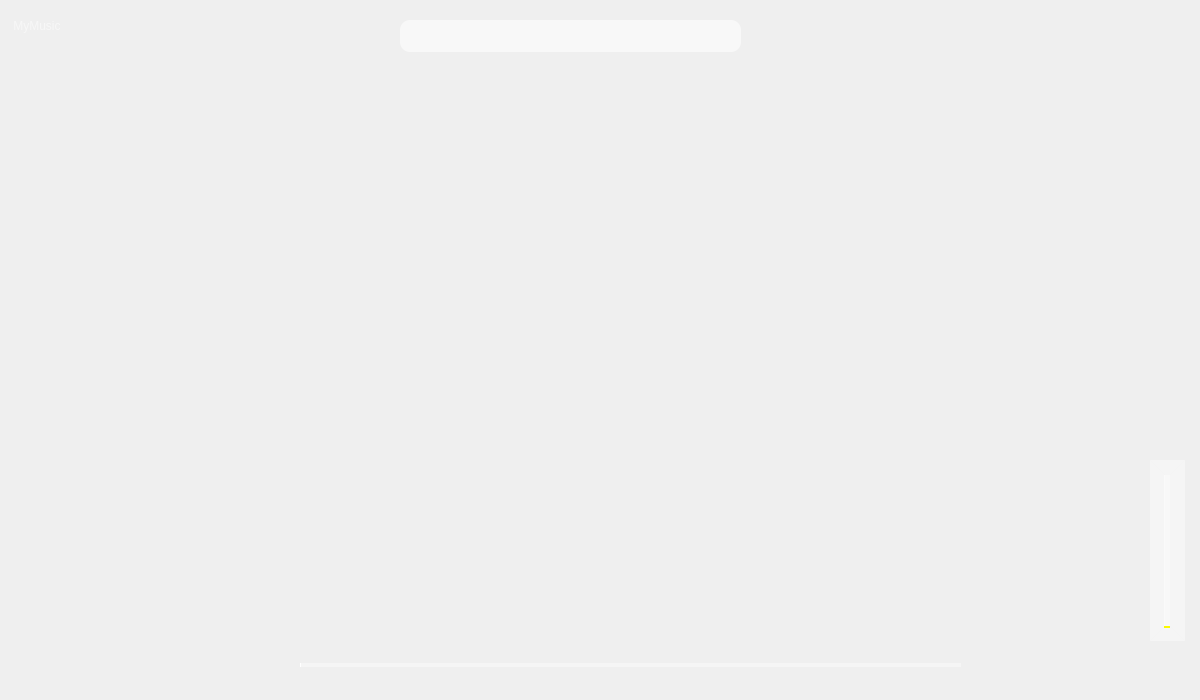
  <widget class="QFrame" name="frame">
   <property name="enabled">
    <bool>true</bool>
   </property>
   <property name="geometry">
    <rect>
     <x>10</x>
     <y>10</y>
     <width>1200</width>
     <height>700</height>
    </rect>
   </property>
   <property name="minimumSize">
    <size>
     <width>1200</width>
     <height>700</height>
    </size>
   </property>
   <property name="maximumSize">
    <size>
     <width>1200</width>
     <height>700</height>
    </size>
   </property>
   <property name="contextMenuPolicy">
    <enum>Qt::CustomContextMenu</enum>
   </property>
   <property name="styleSheet">
    <string notr="true">QFrame#frame{
border-radius:5px;border-image: url(:/image/image/background/bg3.jpg);
}</string>
   </property>
   <property name="frameShape">
    <enum>QFrame::NoFrame</enum>
   </property>
   <property name="frameShadow">
    <enum>QFrame::Sunken</enum>
   </property>
   <property name="lineWidth">
    <number>1</number>
   </property>
   <widget class="QPushButton" name="pushButton_17">
    <property name="geometry">
     <rect>
      <x>1165</x>
      <y>0</y>
      <width>32</width>
      <height>32</height>
     </rect>
    </property>
    <property name="cursor">
     <cursorShape>PointingHandCursor</cursorShape>
    </property>
    <property name="styleSheet">
     <string notr="true">QPushButton
{
border-radius:0px;
background-image: url(:/image/image/quit.png);
background-color: rgba(255, 255, 255,0);
background-repeat:no-repeat;
border:none;
background-position:center center;

}
QPushButton:hover{

background-color: rgba(230,0,0,0.5);
}
QPushButton:pressed{
background-color: rgba(95, 95, 95,100);
border-color:rgba(255,255,255,30);
border-style:inset;
color:rgba(0,0,0,100);

}
</string>
    </property>
    <property name="text">
     <string/>
    </property>
   </widget>
   <widget class="QPushButton" name="pushButton_16">
    <property name="geometry">
     <rect>
      <x>1100</x>
      <y>0</y>
      <width>32</width>
      <height>32</height>
     </rect>
    </property>
    <property name="cursor">
     <cursorShape>PointingHandCursor</cursorShape>
    </property>
    <property name="styleSheet">
     <string notr="true">QPushButton
{
border-radius:0px;
background-image: url(:/image/image/min.png);
background-color: rgba(255, 255, 255,0);
background-repeat:no-repeat;
border:none;
background-position:center center;

}

QPushButton:hover{



	background-color: rgb(255, 255, 255,100);


}
QPushButton:pressed{
	background-color: rgba(95, 95, 95,100);
border-color:rgba(255,255,255,30);
border-style:inset;
color:rgba(0,0,0,100);

}
</string>
    </property>
    <property name="text">
     <string/>
    </property>
   </widget>
   <widget class="QPushButton" name="pushButton_8">
    <property name="geometry">
     <rect>
      <x>1150</x>
      <y>650</y>
      <width>32</width>
      <height>32</height>
     </rect>
    </property>
    <property name="cursor">
     <cursorShape>PointingHandCursor</cursorShape>
    </property>
    <property name="styleSheet">
     <string notr="true">QPushButton
{

background-repeat:no-repeat;
background-position:center center;
border:none;

}

QPushButton:hover{


background-repeat:no-repeat;
background-position:center center;


}
QPushButton:pressed{

background-repeat:no-repeat;
background-position:center center;

}
</string>
    </property>
    <property name="text">
     <string/>
    </property>
   </widget>
   <widget class="QSlider" name="verticalSlider">
    <property name="geometry">
     <rect>
      <x>1150</x>
      <y>460</y>
      <width>35</width>
      <height>181</height>
     </rect>
    </property>
    <property name="cursor">
     <cursorShape>PointingHandCursor</cursorShape>
    </property>
    <property name="styleSheet">
     <string notr="true"> QSlider 
    {  
        background-color: rgba(255,255,255,0.2);
        min-width:5px; 
        max-width:5px;
        border:15px solid rgba(255,255,255,0.2); 
    }
     QSlider::add-page:vertical
     {      
       
	    background-color: rgb(250, 250, 0);
        width:4px;
     }
     QSlider::sub-page:vertical  
    {
        background-color: rgba(255,255,255,0.5); 
        width:4px;
     }
    QSlider::groove:vertical 
    {
        background:transparent;
        width:6px;
    }
    QSlider::handle:vertical 
    {
         height: 13px;
        width:13px;
 
 margin: -0 -4px; 
	border-image: url(:/image/image/圆形 (10).png);
     }</string>
    </property>
    <property name="orientation">
     <enum>Qt::Vertical</enum>
    </property>
    <property name="tickPosition">
     <enum>QSlider::NoTicks</enum>
    </property>
   </widget>
   <widget class="QPushButton" name="pushButton_19">
    <property name="geometry">
     <rect>
      <x>1132</x>
      <y>0</y>
      <width>32</width>
      <height>32</height>
     </rect>
    </property>
    <property name="styleSheet">
     <string notr="true">QPushButton
{
border-radius:0px;
background-image: url(:/image/image/max.png);
background-color: rgba(255, 255, 255,0);
background-repeat:no-repeat;
border:none;
background-position:center center;

}

QPushButton:hover{



	background-color: rgb(255, 255, 255,100);


}
QPushButton:pressed{
	background-color: rgba(95, 95, 95,100);
border-color:rgba(255,255,255,30);
border-style:inset;
color:rgba(0,0,0,100);

}
</string>
    </property>
    <property name="text">
     <string/>
    </property>
   </widget>
   <widget class="QSlider" name="horizontalSlider">
    <property name="geometry">
     <rect>
      <x>300</x>
      <y>650</y>
      <width>661</width>
      <height>31</height>
     </rect>
    </property>
    <property name="cursor">
     <cursorShape>PointingHandCursor</cursorShape>
    </property>
    <property name="styleSheet">
     <string notr="true">
    QSlider::add-page:Horizontal
     {     
background-color: rgba(255, 255, 255,100);
        height:4px;  
     } 
     QSlider::sub-page:Horizontal   
    {  
background-color: rgb(255, 255, 255);
        height:4px;
     }
    QSlider::groove:Horizontal   
    { 
        background:transparent; 
        height:4px;
    }  
    QSlider::handle:Horizontal  
    { 
        height:16px; 
        width:16px; 
	
	border-image: url(:/image/image/圆形 (9).png);
  margin: -6 0px; 
    }
      
</string>
    </property>
    <property name="orientation">
     <enum>Qt::Horizontal</enum>
    </property>
   </widget>
   <widget class="QPushButton" name="pushButton_7">
    <property name="geometry">
     <rect>
      <x>1066</x>
      <y>650</y>
      <width>32</width>
      <height>32</height>
     </rect>
    </property>
    <property name="cursor">
     <cursorShape>PointingHandCursor</cursorShape>
    </property>
    <property name="styleSheet">
     <string notr="true">QPushButton
{
background-image: url(:/image/image/image/position.png);
background-repeat:no-repeat;
background-position:center center;
border:none;

}

QPushButton:hover{
background-image: url(:/image/image/image-hover/position-hover.png);
background-repeat:no-repeat;
background-position:center center;


}
QPushButton:pressed{
background-image: url(:/image/image/image/position.png);
background-repeat:no-repeat;
background-position:center center;

}
</string>
    </property>
    <property name="text">
     <string/>
    </property>
   </widget>
   <widget class="QPushButton" name="pushButton">
    <property name="geometry">
     <rect>
      <x>916</x>
      <y>-32</y>
      <width>32</width>
      <height>32</height>
     </rect>
    </property>
    <property name="cursor">
     <cursorShape>PointingHandCursor</cursorShape>
    </property>
    <property name="styleSheet">
     <string notr="true">
QPushButton
{
color:transparent;
background-image: url(:/image/image/image/add.png);
background-repeat:no-repeat;
background-position:center center;
border:none;

}

QPushButton:hover{



	background-image: url(:/image/image/image-hover/add-hover.png);
background-repeat:no-repeat;
background-position:center center;


}
QPushButton:pressed{
background-image: url(:/image/image/image/add.png);
background-repeat:no-repeat;
background-position:center center;

}

</string>
    </property>
    <property name="text">
     <string/>
    </property>
   </widget>
   <widget class="QPushButton" name="pushButton_5">
    <property name="geometry">
     <rect>
      <x>1020</x>
      <y>-32</y>
      <width>32</width>
      <height>32</height>
     </rect>
    </property>
    <property name="cursor">
     <cursorShape>PointingHandCursor</cursorShape>
    </property>
    <property name="styleSheet">
     <string notr="true">QPushButton
{
color: rgba(255, 255, 255,0);
background-image: url(:/image/image/image/setting.png);
background-repeat:no-repeat;
background-position:center center;
border:none;

}

QPushButton:hover{



background-image: url(:/image/image/image-hover/setting.png);
background-repeat:no-repeat;
background-position:center center;


}
QPushButton:pressed{
background-image: url(:/image/image/image/setting.png);
background-repeat:no-repeat;
background-position:center center;

}

</string>
    </property>
    <property name="text">
     <string/>
    </property>
   </widget>
   <widget class="QPushButton" name="pushButton_6">
    <property name="geometry">
     <rect>
      <x>968</x>
      <y>-32</y>
      <width>32</width>
      <height>32</height>
     </rect>
    </property>
    <property name="cursor">
     <cursorShape>PointingHandCursor</cursorShape>
    </property>
    <property name="styleSheet">
     <string notr="true">QPushButton
{
background-image: url(:/image/image/face.png);
background-repeat:no-repeat;
background-position:center center;
border:none;
color:transparent;

}

QPushButton:hover{



background-image: url(:/image/image/face-hover.png);
background-repeat:no-repeat;
background-position:center center;


}
QPushButton:pressed{
 background-image: url(:/image/image/face.png);
background-repeat:no-repeat;
background-position:center center;

}
</string>
    </property>
    <property name="text">
     <string/>
    </property>
   </widget>
   <widget class="QPushButton" name="pushButton_13">
    <property name="geometry">
     <rect>
      <x>864</x>
      <y>-32</y>
      <width>32</width>
      <height>32</height>
     </rect>
    </property>
    <property name="cursor">
     <cursorShape>PointingHandCursor</cursorShape>
    </property>
    <property name="styleSheet">
     <string notr="true">QPushButton
{
color:transparent;
background-image: url(:/image/image/image/left-arrow.png);
background-repeat:no-repeat;
background-position:center center;
border:none;

}

QPushButton:hover{



	background-image: url(:/image/image/image-hover/left-arrow-hover.png);
background-repeat:no-repeat;
background-position:center center;


}
QPushButton:pressed{
background-image: url(:/image/image/image/left-arrow.png);
background-repeat:no-repeat;
background-position:center center;

}
</string>
    </property>
    <property name="text">
     <string/>
    </property>
   </widget>
   <widget class="QPushButton" name="open">
    <property name="geometry">
     <rect>
      <x>750</x>
      <y>20</y>
      <width>32</width>
      <height>32</height>
     </rect>
    </property>
    <property name="cursor">
     <cursorShape>PointingHandCursor</cursorShape>
    </property>
    <property name="toolTip">
     <string>搜索</string>
    </property>
    <property name="styleSheet">
     <string notr="true">QPushButton
{
background-image: url(:/image/image/image/sereach.png);
background-repeat:no-repeat;
background-position:center center;
border:none;

}

QPushButton:hover{


background-image: url(:/image/image/image-hover/sereach-hover.png);
background-repeat:no-repeat;
background-position:center center;


}
QPushButton:pressed{
background-image: url(:/image/image/image/sereach.png);
background-repeat:no-repeat;
background-position:center center;

}
</string>
    </property>
    <property name="text">
     <string/>
    </property>
   </widget>
   <widget class="QLineEdit" name="lineEdit">
    <property name="geometry">
     <rect>
      <x>400</x>
      <y>20</y>
      <width>341</width>
      <height>32</height>
     </rect>
    </property>
    <property name="cursor">
     <cursorShape>IBeamCursor</cursorShape>
    </property>
    <property name="toolTip">
     <string>输入歌曲或歌手</string>
    </property>
    <property name="statusTip">
     <string>输入歌曲</string>
    </property>
    <property name="styleSheet">
     <string notr="true">QLineEdit{
background-color: rgba(255, 255, 255,150);
border-style:outset;

border-width:0px;

border-radius:10px;
border-color: rgba(0,0,0,100);
font:bold 14px;
color:rgb(180,180,180);
padding:6px;
}</string>
    </property>
    <property name="inputMethodHints">
     <set>Qt::ImhNone</set>
    </property>
   </widget>
   <widget class="QPushButton" name="pushButton_11">
    <property name="geometry">
     <rect>
      <x>80</x>
      <y>60</y>
      <width>32</width>
      <height>32</height>
     </rect>
    </property>
    <property name="cursor">
     <cursorShape>PointingHandCursor</cursorShape>
    </property>
    <property name="styleSheet">
     <string notr="true">QPushButton
{
background-image: url(:/image/image/image/like.png);
background-repeat:no-repeat;
background-position:center center;
border:none;

}

QPushButton:hover{

	background-image: url(:/image/image/image-hover/like-hover.png);
background-repeat:no-repeat;
background-position:center center;


}
QPushButton:pressed{
background-image: url(:/image/image/image/like.png);
background-repeat:no-repeat;
background-position:center center;

}
</string>
    </property>
    <property name="text">
     <string/>
    </property>
   </widget>
   <widget class="QPushButton" name="pushButton_10">
    <property name="geometry">
     <rect>
      <x>10</x>
      <y>60</y>
      <width>32</width>
      <height>32</height>
     </rect>
    </property>
    <property name="cursor">
     <cursorShape>PointingHandCursor</cursorShape>
    </property>
    <property name="styleSheet">
     <string notr="true">QPushButton
{
background-image: url(:/image/image/image/music.png);
background-repeat:no-repeat;
background-position:center center;
border:none;

}

QPushButton:hover{

	background-image: url(:/image/image/image-hover/music-hover.png);
background-repeat:no-repeat;
background-position:center center;


}
QPushButton:pressed{
background-image: url(:/image/image/image/music.png);
background-repeat:no-repeat;
background-position:center center;

}
</string>
    </property>
    <property name="text">
     <string/>
    </property>
   </widget>
   <widget class="QPushButton" name="pushButton_12">
    <property name="geometry">
     <rect>
      <x>160</x>
      <y>60</y>
      <width>31</width>
      <height>31</height>
     </rect>
    </property>
    <property name="cursor">
     <cursorShape>PointingHandCursor</cursorShape>
    </property>
    <property name="styleSheet">
     <string notr="true">QPushButton
{
background-image: url(:/image/image/image/list.png);
background-repeat:no-repeat;
background-position:center center;
border:none;

}

QPushButton:hover{

	background-image: url(:/image/image/image-hover/list-hover.png);
background-repeat:no-repeat;
background-position:center center;


}
QPushButton:pressed{
background-image: url(:/image/image/image/list.png);
background-repeat:no-repeat;
background-position:center center;

}
</string>
    </property>
    <property name="text">
     <string/>
    </property>
   </widget>
   <widget class="QPushButton" name="pushButton_9">
    <property name="geometry">
     <rect>
      <x>1024</x>
      <y>650</y>
      <width>32</width>
      <height>32</height>
     </rect>
    </property>
    <property name="cursor">
     <cursorShape>PointingHandCursor</cursorShape>
    </property>
    <property name="styleSheet">
     <string notr="true">QPushButton
{
background-repeat:no-repeat;
background-position:center center;
border:none;

}

QPushButton:hover{
background-repeat:no-repeat;
background-position:center center;


}
QPushButton:pressed{
background-repeat:no-repeat;
background-position:center center;

}
</string>
    </property>
    <property name="text">
     <string/>
    </property>
   </widget>
   <widget class="QPushButton" name="pushButton_14">
    <property name="geometry">
     <rect>
      <x>982</x>
      <y>650</y>
      <width>32</width>
      <height>32</height>
     </rect>
    </property>
    <property name="cursor">
     <cursorShape>PointingHandCursor</cursorShape>
    </property>
    <property name="styleSheet">
     <string notr="true">QPushButton
{
background-repeat:no-repeat;
background-position:center center;
border:none;

}

QPushButton:hover{
background-repeat:no-repeat;
background-position:center center;


}
QPushButton:pressed{
background-repeat:no-repeat;
background-position:center center;

}
</string>
    </property>
    <property name="text">
     <string/>
    </property>
   </widget>
   <widget class="QPushButton" name="pushButton_20">
    <property name="geometry">
     <rect>
      <x>1068</x>
      <y>0</y>
      <width>32</width>
      <height>32</height>
     </rect>
    </property>
    <property name="cursor">
     <cursorShape>PointingHandCursor</cursorShape>
    </property>
    <property name="toolTip">
     <string>更多</string>
    </property>
    <property name="statusTip">
     <string>更多</string>
    </property>
    <property name="styleSheet">
     <string notr="true">QPushButton
{
border-radius:0px;
background-image: url(:/image/image/tr.png);
background-color: rgba(255, 255, 255,0);
background-repeat:no-repeat;
border:none;
background-position:center center;

}

QPushButton:hover{



	background-color: rgb(255, 255, 255,100);


}
QPushButton:pressed{
	background-color: rgba(95, 95, 95,100);
border-color:rgba(255,255,255,30);
border-style:inset;
color:rgba(0,0,0,100);

}
</string>
    </property>
    <property name="text">
     <string/>
    </property>
   </widget>
   <widget class="QPushButton" name="pushButton_3">
    <property name="geometry">
     <rect>
      <x>230</x>
      <y>638</y>
      <width>48</width>
      <height>48</height>
     </rect>
    </property>
    <property name="cursor">
     <cursorShape>PointingHandCursor</cursorShape>
    </property>
    <property name="styleSheet">
     <string notr="true">QPushButton
{
background-image: url(:/image/image/image/next.png);
background-repeat:no-repeat;
background-position:center center;
border:none;

}

QPushButton:hover{
background-image: url(:/image/image/image-hover/next-hover.png);
background-repeat:no-repeat;
background-position:center center;


}
QPushButton:pressed{
background-image: url(:/image/image/image/next.png);
background-repeat:no-repeat;
background-position:center center;

}
</string>
    </property>
    <property name="text">
     <string/>
    </property>
   </widget>
   <widget class="QPushButton" name="play">
    <property name="geometry">
     <rect>
      <x>118</x>
      <y>640</y>
      <width>48</width>
      <height>48</height>
     </rect>
    </property>
    <property name="cursor">
     <cursorShape>PointingHandCursor</cursorShape>
    </property>
    <property name="styleSheet">
     <string notr="true">QPushButton
{
background-image: url(:/image/image/image/播放.png);
background-repeat:no-repeat;
background-position:center center;
border:none;

}

QPushButton:hover{
background-repeat:no-repeat;
background-position:center center;
background-image:url(:/image/image/image-hover/pase-hover.png);


}
QPushButton:pressed{
background-repeat:no-repeat;
background-position:center center;
background-image:url(:/image/image/image/pase.png);

}
</string>
    </property>
    <property name="text">
     <string/>
    </property>
   </widget>
   <widget class="QPushButton" name="pushButton_21">
    <property name="geometry">
     <rect>
      <x>1108</x>
      <y>650</y>
      <width>32</width>
      <height>32</height>
     </rect>
    </property>
    <property name="cursor">
     <cursorShape>PointingHandCursor</cursorShape>
    </property>
    <property name="styleSheet">
     <string notr="true">QPushButton
{
background-image: url(:/image/image/image/playlist.png);
background-repeat:no-repeat;
background-position:center center;
border:none;

}

QPushButton:hover{

	background-image: url(:/image/image/image-hover/playlist-hover.png);
background-repeat:no-repeat;
background-position:center center;


}
QPushButton:pressed{
background-image: url(:/image/image/image/playlist.png);
background-repeat:no-repeat;
background-position:center center;

}
</string>
    </property>
    <property name="text">
     <string/>
    </property>
   </widget>
   <widget class="QPushButton" name="pushButton_22">
    <property name="geometry">
     <rect>
      <x>240</x>
      <y>60</y>
      <width>32</width>
      <height>32</height>
     </rect>
    </property>
    <property name="cursor">
     <cursorShape>PointingHandCursor</cursorShape>
    </property>
    <property name="toolTip">
     <string>最近播放</string>
    </property>
    <property name="statusTip">
     <string>最近播放</string>
    </property>
    <property name="styleSheet">
     <string notr="true">QPushButton
{
background-image: url(:/image/image/image/play-resently.png);
background-repeat:no-repeat;
background-position:center center;
border:none;

}

QPushButton:hover{

	background-image: url(:/image/image/image-hover/play-resently-hover.png);
background-repeat:no-repeat;
background-position:center center;


}
QPushButton:pressed{
background-image: url(:/image/image/image/play-resently.png);
background-repeat:no-repeat;
background-position:center center;

}
</string>
    </property>
    <property name="text">
     <string/>
    </property>
   </widget>
   <widget class="QPushButton" name="pushButton_15">
    <property name="geometry">
     <rect>
      <x>320</x>
      <y>60</y>
      <width>32</width>
      <height>32</height>
     </rect>
    </property>
    <property name="cursor">
     <cursorShape>PointingHandCursor</cursorShape>
    </property>
    <property name="styleSheet">
     <string notr="true">QPushButton
{
background-repeat:no-repeat;
background-position:center center;
border:none;

}

QPushButton:hover{
background-repeat:no-repeat;
background-position:center center;


}
QPushButton:pressed{
background-repeat:no-repeat;
background-position:center center;

}
</string>
    </property>
    <property name="text">
     <string/>
    </property>
   </widget>
   <widget class="QLabel" name="label_5">
    <property name="geometry">
     <rect>
      <x>10</x>
      <y>10</y>
      <width>291</width>
      <height>31</height>
     </rect>
    </property>
    <property name="styleSheet">
     <string notr="true">QLabel{

	font: 75 pt &quot;Comic Sans MS&quot;;
color:rgba(255,255,255,0.5);
   
 

}</string>
    </property>
    <property name="text">
     <string> MyMusic</string>
    </property>
   </widget>
   <widget class="QLabel" name="label_2">
    <property name="geometry">
     <rect>
      <x>850</x>
      <y>630</y>
      <width>111</width>
      <height>21</height>
     </rect>
    </property>
    <property name="styleSheet">
     <string notr="true">font: 75 italic 11pt &quot;Comic Sans MS&quot;;
color: rgb(112, 112, 112);</string>
    </property>
    <property name="text">
     <string/>
    </property>
   </widget>
   <widget class="QLabel" name="label">
    <property name="geometry">
     <rect>
      <x>370</x>
      <y>600</y>
      <width>521</width>
      <height>31</height>
     </rect>
    </property>
    <property name="styleSheet">
     <string notr="true">font: 75 11pt &quot;Comic Sans MS&quot;;
color: rgb(112, 112, 112);</string>
    </property>
    <property name="text">
     <string/>
    </property>
   </widget>
   <widget class="QLabel" name="label_3">
    <property name="geometry">
     <rect>
      <x>400</x>
      <y>390</y>
      <width>510</width>
      <height>32</height>
     </rect>
    </property>
    <property name="styleSheet">
     <string notr="true">font: 75 italic 12pt &quot;Comic Sans MS&quot;;
color: rgb(75, 75, 75);</string>
    </property>
    <property name="text">
     <string/>
    </property>
   </widget>
   <widget class="QLabel" name="label_4">
    <property name="geometry">
     <rect>
      <x>670</x>
      <y>450</y>
      <width>460</width>
      <height>32</height>
     </rect>
    </property>
    <property name="styleSheet">
     <string notr="true">font: 75 italic 12pt &quot;Comic Sans MS&quot;;
color: rgb(75, 75, 75);</string>
    </property>
    <property name="text">
     <string/>
    </property>
   </widget>
  </widget>
